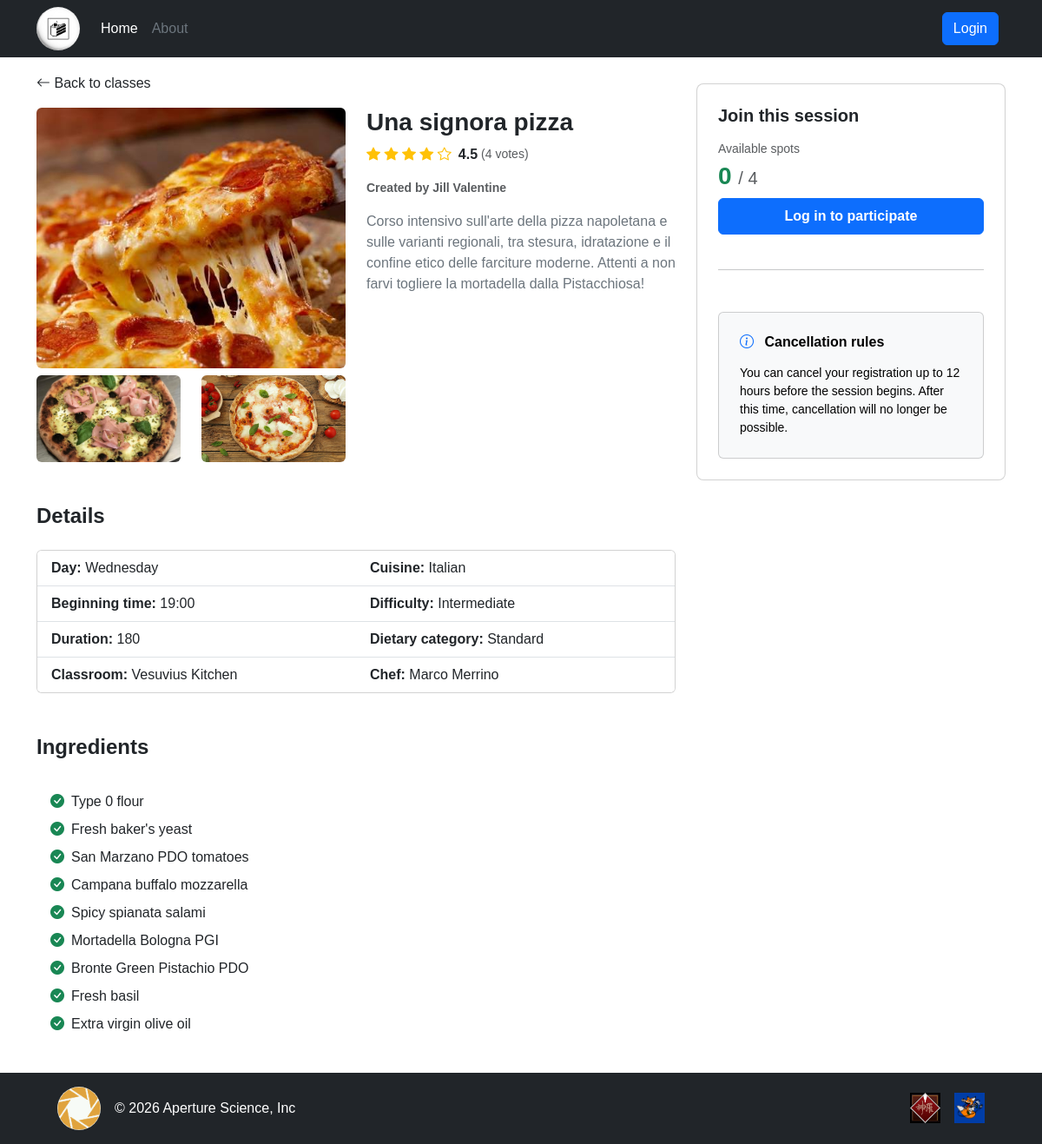
Screenshot of /session_details/1 with the database file from the repository.
### tables this page shows
CREATE TABLE "COOKING_CLASS" (
	"id"	INTEGER NOT NULL UNIQUE,
	"cuisine"	TEXT NOT NULL,
	"title"	TEXT NOT NULL,
	"duration"	INTEGER NOT NULL,
	"difficulty"	TEXT NOT NULL CHECK("difficulty" IN ('Beginner', 'Intermediate', 'Advanced')),
	"chef_name"	TEXT NOT NULL,
	"description"	TEXT NOT NULL,
	"dietary_category"	TEXT NOT NULL CHECK("dietary_category" IN ('Standard', 'Vegetarian', 'Vegan', 'Gluten-free')),
	"photo_1"	TEXT NOT NULL,
	"photo_2"	TEXT NOT NULL,
	"photo_3"	TEXT NOT NULL,
	"USER_email"	TEXT NOT NULL,
	PRIMARY KEY("id" AUTOINCREMENT),
	FOREIGN KEY("USER_email") REFERENCES "USER"("email") ON DELETE CASCADE
);

CREATE TABLE "CLASS_SESSION" (
	"id"	INTEGER NOT NULL UNIQUE,
	"max_capacity"	INTEGER NOT NULL,
	"start_time"	TEXT NOT NULL,
	"day_of_week"	TEXT NOT NULL,
	"kitchen"	TEXT NOT NULL,
	"COOKING_CLASS_id"	INTEGER NOT NULL,
	PRIMARY KEY("id" AUTOINCREMENT),
	FOREIGN KEY("COOKING_CLASS_id") REFERENCES "COOKING_CLASS"("id") ON DELETE CASCADE
);

CREATE TABLE "INGREDIENT" (
	"id"	INTEGER NOT NULL UNIQUE,
	"name"	TEXT NOT NULL,
	"COOKING_CLASS_id"	INTEGER NOT NULL,
	PRIMARY KEY("id" AUTOINCREMENT),
	FOREIGN KEY("COOKING_CLASS_id") REFERENCES "COOKING_CLASS"("id") ON DELETE CASCADE
);

### app.py (the view)
@app.route("/session_details/<int:session_id>")
def session_details(session_id):
    session_class = cooking_class_dao.get_single_session(session_id)
    ingredients = cooking_class_dao.get_ingredients_per_class(session_class["COOKING_CLASS_id"])
    available_spots = cooking_class_dao.get_available_spots(session_id)
    name_manager = user_dao.get_user_by_email(session_class["USER_email"])
    name_manager = f"{name_manager['first_name']} {name_manager['last_name']}"
    day = session_class["day_of_week"]
    time = session_class["start_time"]
    duration = session_class["duration"]
    deletable = booking_dao.check_delete_eligibility(day, time)
    passed_session = booking_dao.check_end_of_session(day, time, duration)
    user_status = None
    max_bookings_reached = False
    if current_user.is_authenticated and current_user.role == "student":
        user_status = booking_dao.check_existing_booking(current_user.email, session_id)
        total_enrollments = booking_dao.count_user_enrollments(current_user.email)
        max_bookings_reached = (total_enrollments >= utilities_dao.MAX_ENROLLMENTS)
    rating, total_votes = cooking_class_dao.get_class_rating(session_class["COOKING_CLASS_id"])
    return render_template(
        "public/session_details.html",
        session_class=session_class,
        session_id=session_id,
        ingredients=ingredients,
        available_spots=available_spots,
        user_status=user_status,
        passed_session=passed_session,
        max_bookings_reached=max_bookings_reached,
        rating=rating,
        total_votes=total_votes,
        deletable=deletable,
        name_manager=name_manager
        )

### dao/booking_dao.py (called while the page is built)
def check_delete_eligibility(day, time):
    session_time = utilities_dao.get_week_time(day, time)
    current_time = utilities_dao.get_week_time(utilities_dao.CURRENT_DAY, utilities_dao.CURRENT_TIME)
    return session_time - current_time >= utilities_dao.MIN_TIME_BEFORE_SESSION

def check_end_of_session(day, time, duration):
    session_start_time = utilities_dao.get_week_time(day, time)
    session_duration = utilities_dao.get_minutes(duration)
    session_end_time = session_start_time + session_duration
    current_time = utilities_dao.get_week_time(utilities_dao.CURRENT_DAY, utilities_dao.CURRENT_TIME)
    return current_time >= session_end_time

### dao/cooking_class_dao.py (called while the page is built)
def get_single_session(session_id):
    conn = utilities_dao.db_connect()
    cursor = conn.cursor()
    cursor.execute("""
        SELECT *
        FROM CLASS_SESSION
        JOIN COOKING_CLASS ON CLASS_SESSION.COOKING_CLASS_id = COOKING_CLASS.id
        WHERE CLASS_SESSION.id = ?
        """, (session_id,))
    session = cursor.fetchone()
    utilities_dao.close_connection(conn, cursor)
    return session

def get_ingredients_per_class(cooking_class_id):
    conn = utilities_dao.db_connect()
    cursor = conn.cursor()
    cursor.execute("""
    SELECT *
    FROM INGREDIENT
    WHERE COOKING_CLASS_id = ?
    """, (cooking_class_id,))
    ingredients = cursor.fetchall()
    utilities_dao.close_connection(conn, cursor)
    return ingredients

def get_available_spots(session_id):
    conn = utilities_dao.db_connect()
    cursor = conn.cursor()
    cursor.execute("""
        SELECT max_capacity - (
            SELECT COUNT(*)
            FROM BOOKING
            WHERE CLASS_SESSION_id = CLASS_SESSION.id AND status = 'ENROLLED') AS available_spots
        FROM CLASS_SESSION
        WHERE CLASS_SESSION.id = ?
        """, (session_id,))
    result = cursor.fetchone()
    utilities_dao.close_connection(conn, cursor)
    if result and result[0] is not None:
        return int(result[0])
    return 0

### dao/user_dao.py (called while the page is built)
def get_user_by_email(email):
    conn = utilities_dao.db_connect()
    cursor = conn.cursor()
    cursor.execute("SELECT * FROM user WHERE email = ?", (email,))
    user = cursor.fetchone()
    utilities_dao.close_connection(conn, cursor)
    return user

### dao/utilities_dao.py (called while the page is built)
def db_connect():
    conn = sqlite3.connect(DATABASE)
    conn.row_factory = sqlite3.Row
    return conn

def close_connection(conn, cursor):
    conn.commit()
    cursor.close()
    conn.close()

def get_minutes(time_str):
    return datetime.timedelta(minutes=int(time_str))

### templates/public/session_details.html (shortened to what this page needs)
{% extends "base.html" %}
{% block content %}
<div class="container my-4">
    <div class="row">
        <div class="col-md-8">
            <a href="{{ url_for('home')}}" class="text-dark text-decoration-none d-inline-block mb-3">
                <i class="bi bi-arrow-left"></i> Back to classes
            </a>
            <div class="row">
                <div class="col-md-6">
                    <img src="{{ url_for('static', filename='img/classes/' ~ session_class.photo_1) }}"
                        class="rounded w-100 mb-2 object-fit-cover detail-main-img" alt="">
                    <div class="row">
                        <div class="col-6">
                            <img src="{{ url_for('static', filename='img/classes/' ~ session_class.photo_2) }}"
                                class="rounded w-100 object-fit-cover detail-thumb-img" alt="">
                        </div>
                        <div class="col-6">
                            <img src="{{ url_for('static', filename='img/classes/' ~ session_class.photo_3) }}"
                                class="rounded w-100 object-fit-cover detail-thumb-img" alt="">
                        </div>
                    </div>
                </div>
                <div class="col-md-6">
                    <h3 class="fw-bold">{{ session_class.title }}</h3>
                    <div class="d-flex align-items-center mb-3">
                        <div class="text-warning me-2">
                            {% for i in range(1, 6) %}
                                <i class="bi bi-star{{ '-fill' if rating >= i else '' }}"></i>
                            {% endfor %}
                        </div>
                        <span class="fw-bold text-dark me-1">{{ "%.1f"|format(rating) }}</span>
                        <span class="text-muted small">({{ total_votes }} votes)</span>
                    </div>
                    <p class="small fw-semibold text-muted">Created by {{ name_manager }}</p>
                    <p class="text-secondary">{{ session_class.description }}</p>
                </div>
            </div>
            <div class="mt-5">
                <h4 class="fw-bold mb-4">Details</h4>
                <div class="card overflow-hidden">
                    <div class="row g-0">
                        <div class="col-md-6">
                            <ul class="list-group list-group-flush">
                                <li class="list-group-item"><strong>Day:</strong> {{ session_class.day_of_week }}</li>
                                <li class="list-group-item"><strong>Beginning time:</strong> {{ session_class.start_time
                                    }}</li>
                                <li class="list-group-item"><strong>Duration:</strong> {{ session_class.duration }}</li>
                                <li class="list-group-item"><strong>Classroom:</strong> {{ session_class.kitchen }}</li>
                            </ul>
                        </div>
                        <div class="col-md-6">
                            <ul class="list-group list-group-flush">
                                <li class="list-group-item"><strong>Cuisine:</strong> {{ session_class.cuisine }}</li>
                                <li class="list-group-item"><strong>Difficulty:</strong> {{ session_class.difficulty }}
                                </li>
                                <li class="list-group-item"><strong>Dietary category:</strong> {{
                                    session_class.dietary_category }}</li>
                                <li class="list-group-item"><strong>Chef:</strong> {{ session_class.chef_name }}</li>
                            </ul>
                        </div>
                    </div>
                </div>
            </div>
            <div class="mt-5">
                <h4 class="fw-bold mb-3">Ingredients</h4>
                <div class="card border-0 p-3">
                    <ul class="list-unstyled mb-0">
                        {% for ingredient in ingredients %}
                        <li class="py-1"><i class="bi bi-check-circle-fill text-success me-2"></i>{{ ingredient.name }}
                        </li>
                        {% endfor %}
                    </ul>
                </div>
            </div>
        </div>
        <div class="col-md-4">
            <div class="sticky-top sticky-sidebar-offset">
                <div class="card p-4 rounded-3">
                    <h5 class="fw-bold mb-3">Join this session</h5>
                    <p class="text-muted small mb-1">Available spots</p>
                    <div class="h3 fw-bold text-success mb-2">
                        {{ available_spots }} <span class="text-muted fs-5 fw-normal"> / {{ session_class.max_capacity
                            }}</span>
                    </div>
                    {% if not current_user.is_authenticated %}
                        {% if passed_session %}
                            <button class="btn btn-secondary w-100 py-2 fw-semibold mb-3" disabled>Session ended</button>
                        {% else %}
                            <a href="{{ url_for('login') }}" class="btn btn-primary w-100 py-2 fw-semibold mb-3">
                                Log in to participate
                            </a>
                        {% endif %}
                    {% endif %}
                    <hr class="my-4">
                    <div class="card text-bg-light p-4 mt-4">
                        <h6 class="fw-bold mb-3">
                            <i class="bi bi-info-circle me-2 text-primary"></i>
                            Cancellation rules
                        </h6>
                        <p class="small mb-0">
                            You can cancel your registration up to 12 hours before the session begins.
                            After this time, cancellation will no longer be possible.
                        </p>
                    </div>
                </div>
            </div>
        </div>
    </div>
</div>
{% endblock %}

### static/css/root.css (style rules this page uses)
html { scrollbar-width: thin; scrollbar-color: #0072FA #212529; scroll-behavior: smooth; }
body { padding-top: 60px; overflow-x: hidden; font-family: Verdana, Geneva, Tahoma, sans-serif; }

### static/css/index.css (style rules this page uses)
.detail-thumb-img { height: 100px; }
.detail-main-img { height: 300px; aspect-ratio: 1 / 1; }
.sticky-sidebar-offset { top: 6rem; }

### rows the page displays
COOKING_CLASS: photo_1 (picture), photo_2 (picture), photo_3 (picture), title "Una signora pizza", description "Corso intensivo sull'arte della pizza napoletana e sulle varianti regionali, tra stesura, idratazione e il confine etico delle farciture moderne. Attenti a non farvi togliere la mortadella dalla Pistacchiosa!", duration "180", cuisine "Italian", difficulty "Intermediate", dietary_category "Standard", chef_name "Marco Merrino"
CLASS_SESSION: day_of_week "Wednesday", start_time "19:00", kitchen "Vesuvius Kitchen", max_capacity "4"
INGREDIENT: name "Type 0 flour"
INGREDIENT: name "Fresh baker's yeast"
INGREDIENT: name "San Marzano PDO tomatoes"
INGREDIENT: name "Campana buffalo mozzarella"
INGREDIENT: name "Spicy spianata salami"
INGREDIENT: name "Mortadella Bologna PGI"
INGREDIENT: name "Bronte Green Pistachio PDO"
INGREDIENT: name "Fresh basil"
INGREDIENT: name "Extra virgin olive oil"

### other values shown
{{ "%.1f"|format(rating) }} "4.5"
{{ total_votes }} "4"
{{ name_manager }} "Jill Valentine"
{{ available_spots }} "0"
